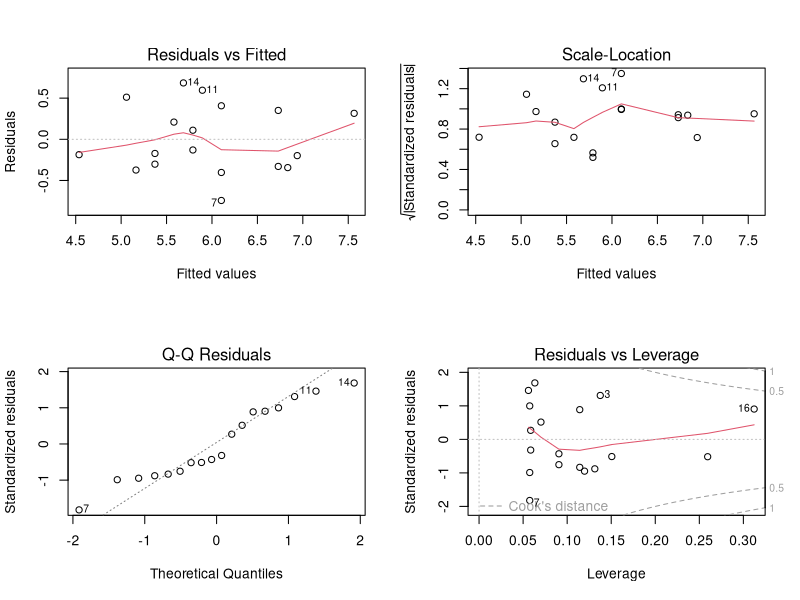

Recreate this plot in R. (Note: this script raises an error after producing the figure.)
asphalt <- read.csv(file = "asphalt.csv", header = T)
diele <- asphalt$dielectric_constant
airv <- asphalt$air_void_.
slm <- lm(airv ~ diele, data = asphalt)
summary(slm)
layout(matrix(c(1,2,3,4),2,2)) 
plot(slm)

confint(slm)

grid <- 
AirvPred = predict(slm, new = grid, interval = "prediction")

#airplane problem
install.packages("caTools")
install.packages("caret")
install.packages("Metrics")
library(tidyverse)
library(Metrics)
library(caret)
library(caTools)
airplane <- read.csv(file = "airplane.csv", header = T)

smp_size <- floor(0.75 * nrow(airplane))
set.seed(10)
train_ind <- sample(seq_len(nrow(airplane)), size = smp_size)
train <- airplane[train_ind, ]
test <- airplane[-train_ind, ]

fit1 <- lm(max_speed_mph ~ poly(horsepower, degree = 2, raw = T), data = train)
summary(fit1)
coef(summary(fit1))
layout(matrix(c(1,2,3,4),2,2)) 
plot(fit1)

fit2 <- lm(max_speed_mph ~ poly(horsepower, degree = 3, raw = T), data = train)
summary(fit2)
coef(summary(fit2))
layout(matrix(c(1,2,3,4),2,2)) 
plot(fit2)

fit3 <- lm(max_speed_mph ~ poly(horsepower, degree = 4, raw = T), data = train)
summary(fit3)
coef(summary(fit3))
layout(matrix(c(1,2,3,4),2,2)) 
plot(fit3)

fit4 <- lm(max_speed_mph ~ poly(horsepower,  degree = 5, raw = T), data = train)
summary(fit4)
coef(summary(fit4))
layout(matrix(c(1,2,3,4),2,2)) 
plot(fit4)
print(anova(fit1, fit2, fit3, fit4))

prediction <- predict(fit3, test)
summary(prediction)
mse(actual = test$max_speed_mph, predicted = prediction)
